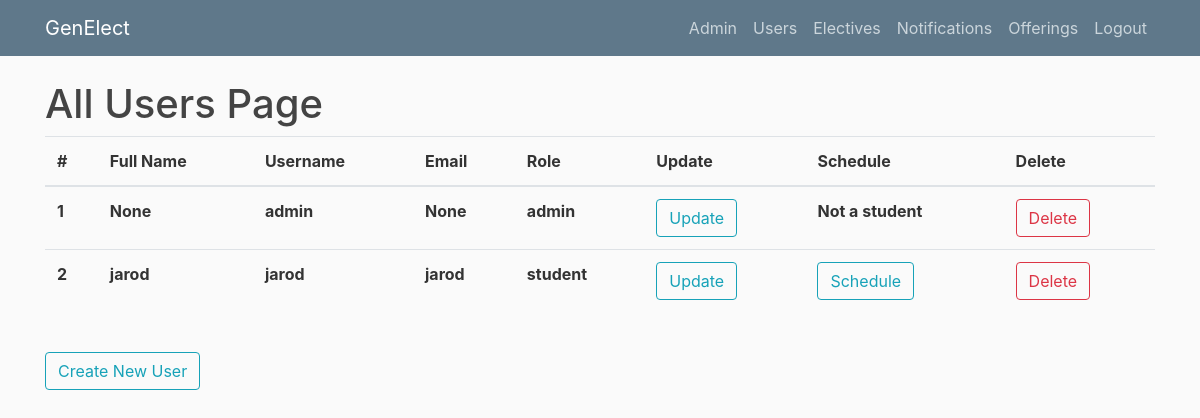
/allusers (signed in), run on an earlier commit of the app's database.
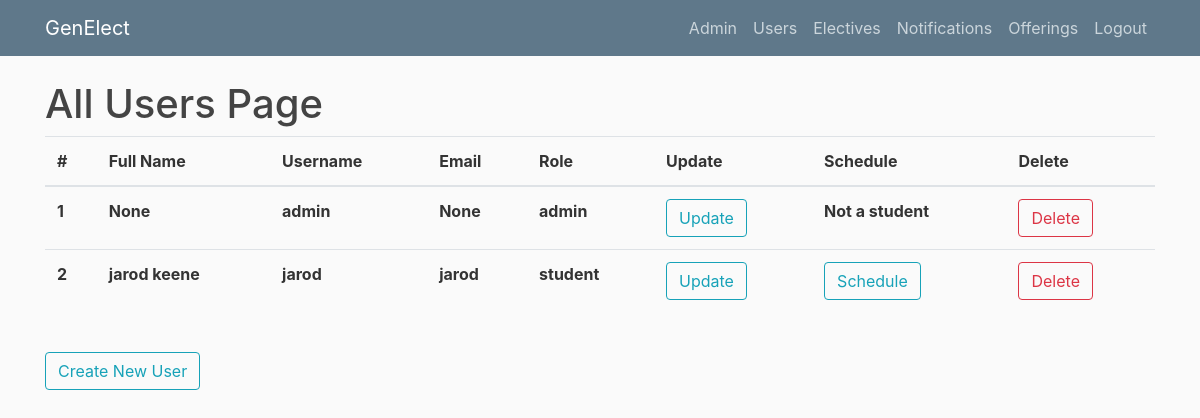
And on a later commit of the database.
### genElect/models.py (models this page shows)
class Base(db.Model):
    __abstract__ = True
    id = db.Column(db.Integer, primary_key=True, autoincrement=True)
    date_created = db.Column(db.DateTime, default=db.func.current_timestamp())
    date_modified = db.Column(db.DateTime, default=db.func.current_timestamp(),
            onupdate=db.func.current_timestamp())

class Users(Base, UserMixin):
    __tablename__ = 'users'
    username = db.Column(db.String(100), unique=True)
    full_name = db.Column(db.String(100))
    email = db.Column(db.String(100))
    role = db.Column(db.String(32), nullable=False)
    password = db.Column(db.String(128))
    registrations = db.relationship('Registrations', backref='user', lazy=True)
    completed_electives = db.relationship('Completions', backref='user', lazy=True)

### genElect/__init__.py (the view)
@app.route("/allusers")
def allusers():
    if current_user.is_authenticated and current_user.role == "admin":
        users = Users.query.all()
        return render_template('allusers.html', users=users)
    else:
        return render_template('denied.html')

### genElect/__init__.py (called while the page is built)
@login_manager.user_loader
def load_user(user_id):
    return Users.query.get(int(user_id))

### genElect/templates/allusers.html
{% extends "layout.html" %}
{% block content %}
    <h1>All Users Page</h1>
	<table class="table">
	  <thead>
	    <tr>
	      <th scope="col">#</th>
	      <th scope="col">Full Name</th>
	      <th scope="col">Username</th>
	      <th scope="col">Email</th>
	      <th scope="col">Role</th>
	      <th scope="col">Update</th>
	      <th scope="col">Schedule</th>
	      <th scope="col">Delete</th>
	    </tr>
	  </thead>
	  <tbody>
	  	{% for user in users %}
	    <tr>
	      <th scope="row">{{user.id}}</th>
	      <th scope="row">{{user.full_name}}</th>
	      <th scope="row">{{user.username}}</th>
	      <th scope="row">{{user.email}}</th>
	      <th scope="row">{{user.role}}</th>
	      <th scope="row"><button type="button" onclick="window.location.href = '/edituser/{{user.id}}'" class="btn btn-outline-info">Update</button></th>
	      {% if user.role == 'student' %}
	      	<th scope="row"><button type="button" onclick="window.location.href = '/schedule?user_id={{user.id}}'" class="btn btn-outline-info">Schedule</button></th>
	      {% else %}
	      	<th scope="row">Not a student</th>
	      {% endif %}
	      <th scope="row"><button type="button" onclick="window.location.href = '/deleteuser/{{user.id}}'" class="btn btn-outline-danger">Delete</button></th>
	    </tr>
	    {% endfor %}
	  </tbody>
	</table>
    <br><button type="button" onclick="window.location.href = '/createuser'" class="btn btn-outline-info">Create New User</button>
{% endblock content %}

What changed in the data, as far as the page shows it:
changed Users "jarod": full_name "jarod" → "jarod keene"
